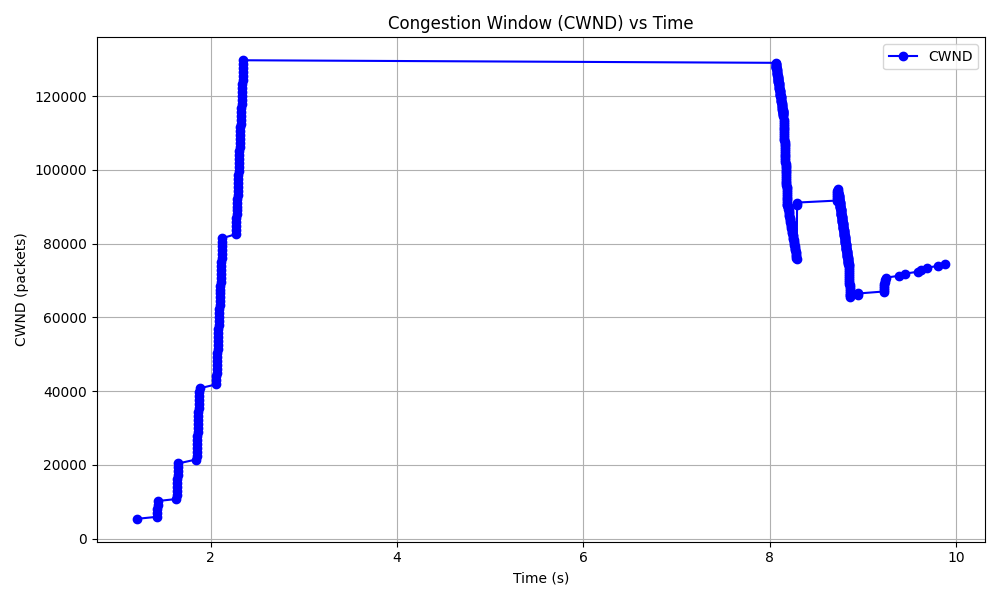

Reproduce this figure in Python.
import matplotlib.pyplot as plt

# File path to the tcp-example.cwnd file
file_path = "tcp-example.cwnd"

# Initialize lists to store time and CWND values
time_values = []
cwnd_values = []

# Read and parse the file
with open(file_path, 'r') as f:
    for line in f:
        parts = line.strip().split()
        if len(parts) == 3:  # Ensure there are three columns in the line
            try:
                time = float(parts[0])  # First column: time
                cwnd = float(parts[2])  # Third column: current CWND value
                time_values.append(time)
                cwnd_values.append(cwnd)
            except ValueError as e:
                print(f"Error parsing line: {line.strip()} - {e}")

# Check if we have valid data
if not time_values or not cwnd_values:
    print("No valid data found in the file. Please check the file contents.")
else:
    # Plot CWND vs Time
    plt.figure(figsize=(10, 6))
    plt.plot(time_values, cwnd_values, label="CWND", color='b', marker='o', linestyle='-')
    plt.title("Congestion Window (CWND) vs Time")
    plt.xlabel("Time (s)")
    plt.ylabel("CWND (packets)")
    plt.grid(True)
    plt.legend()
    plt.tight_layout()

    # Save as PNG or JPG image
    output_image = "cwnd_plot.png"
    plt.savefig(output_image, format="png")
    print(f"Plot saved as {output_image}")

    # Display the plot
    plt.show()













# import matplotlib.pyplot as plt
# import pandas as pd
# # Load cwnd data
# # data = pd.read_csv("file.csv", header=None, names=["col1", "col2"])
# # data = pd.read_csv("tcp-example.cwnd", header=None, names=["time", "cwnd"])
# pd.read_csv("queue_events.txt", delimiter=" ", header=None, on_bad_lines='skip')

# # import os
# # print("Current working directory:", os.getcwd())
# # print("Files in directory:", os.listdir())


# # Plot
# plt.plot(data["time"], data["cwnd"], label="Congestion Window")
# plt.xlabel("Time (s)")
# plt.ylabel("cwnd (Packets)")
# plt.title("Evolution of Congestion Window")
# plt.legend()
# plt.show()
